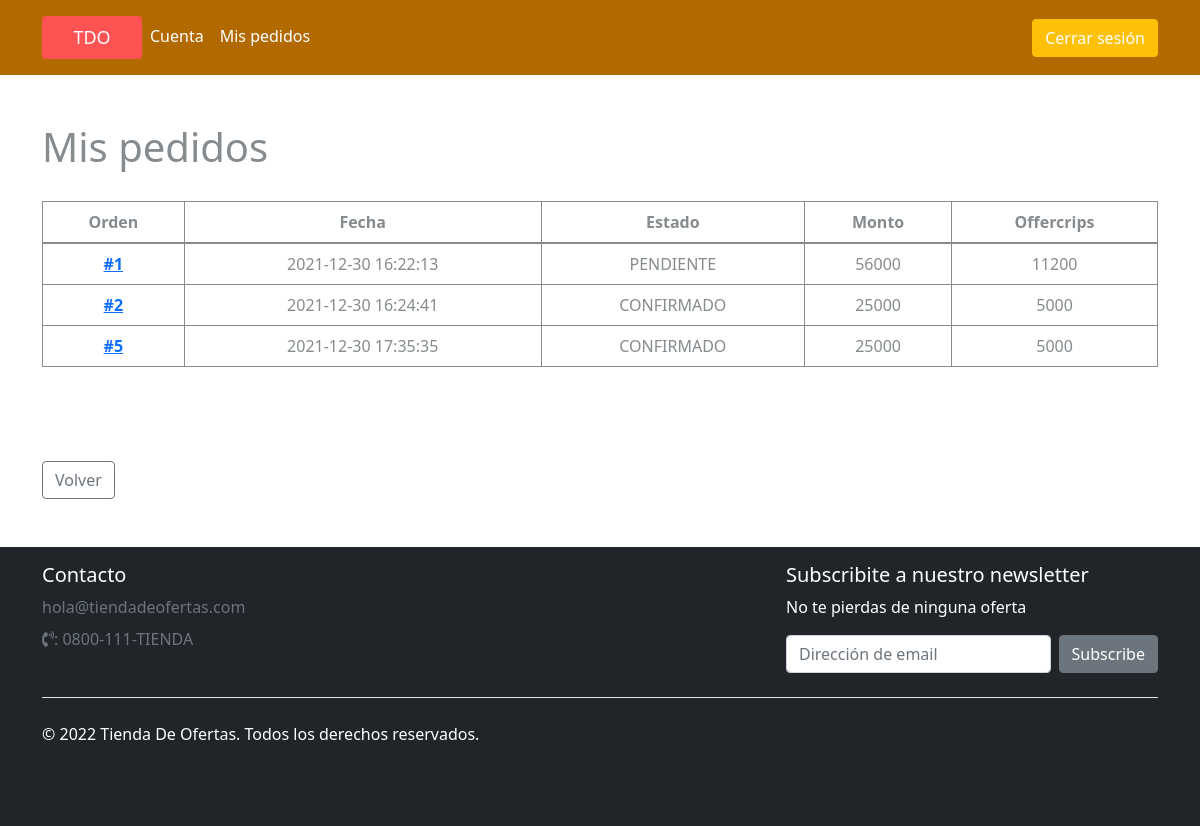
The page /codigo/SITIO/pedidos.php (signed in) on the database its author committed.
### tables this page shows
CREATE TABLE `pedido` (
  `id_pedido` int(11) NOT NULL,
  `id_usuario` int(11) NOT NULL,
  `fecha_pedido` datetime NOT NULL,
  `estado_pedido` int(11) NOT NULL,
  `monto_pedido` float NOT NULL,
  `offercrips_pedido` float NOT NULL,
  `formapago_pedido` int(11) NOT NULL,
  `formaenvio_pedido` int(11) NOT NULL
);

CREATE TABLE `estado_pedido` (
  `id_estado` int(11) NOT NULL,
  `nombre_estado` varchar(300) NOT NULL,
  `descripcion_estado` varchar(300) NOT NULL
);

### codigo/SITIO/backend/funcionesBD.php (called while the page is built, shortened)
<?php
function conectarBD(){
	$conexion = new mysqli('localhost','root','','tienda_de_ofertas');
	$resultado = null;
	$error = null;
	if ( $conexion->connect_error)
		$error = "Problemas al conectar con la base de datos: ".$conexion->connect_error;
	else
		$resultado = $conexion;
	return array('resultado'=> $resultado,'error'=>$error);
}
function obtenerPedidos($conexion,$idusuario){
	$sentencia = $conexion->prepare('SELECT * FROM pedido WHERE id_usuario = ?');
	$error = null;
	$resultado = null;
	if ( $sentencia ){
		if ( $sentencia->bind_param('i',$idusuario)){
			if ( $sentencia->execute()){
				$items = $sentencia->get_result();
				$resultado = $items->fetch_all(MYSQLI_ASSOC);
			}else{
				$error = 'P - Problemas al obtener los pedidos. '.$sentencia->error;
			}
		}else{
			$error = 'P - Problemas al obtener los pedidos. '.$sentencia->error;
		}
	}else{
		$error = 'P - Problemas al obtener los pedidos. '.$conexion->error;
	}
	return array('resultado' => $resultado, 'error' => $error);
}
function obtenerEstadoPedido($conexion,$idestado){
	$sentencia = $conexion->prepare('SELECT * FROM estado_pedido WHERE id_estado = ?');
	$error = null;
	$resultado = null;
	if( $sentencia ){
		if ( $sentencia->bind_param('i',$idestado)){
			if( $sentencia->execute()){
				$items = $sentencia->get_result();
				$resultado = $items->fetch_assoc();
			}else{
				$error = "P - Problemas al obtener el estado del pedido. ".$sentencia->error;
			}
		}else{
			$error = "P - Problemas al obtener el estado del pedido. ".$sentencia->error;
		}
	}else{
		$error = "P - Problemas al obtener el estado del pedido. ".$conexion->error;
	}
	return array('resultado' => $resultado, 'error' => $error);
}
?>

### codigo/SITIO/pedidos.php (the view, shortened to what this page needs)
<?php
include('backend/funcionesBD.php');
$conexion = conectarBD();
?>
<!DOCTYPE html>
<html class="h-100">
<head>
	<?php include('modulos/librerias.php'); ?>
</head>
<body class="d-flex flex-column h-100">
	<?php include('encabezado.php');?>
	<div class="container contenedor">
		<h1>Mis pedidos</h1>
		<div class="itemsCarro">
		  	<?php
				if ( $conexion['resultado'] != null){
					$resultado = obtenerPedidos($conexion['resultado'],$_SESSION['usuario_actual']['id_usuario']);
					$totalPedidos = count($resultado['resultado']);
					if ( $totalPedidos > 0){
						echo "<table class=\"table table-bordered tablaItems\">
							  <thead>
							    <tr>
							      <th scope=\"col\">Orden</th>
							      <th scope=\"col\">Fecha</th>
							      <th scope=\"col\">Estado</th>
							      <th scope=\"col\">Monto</th>
							      <th scope=\"col\">Offercrips</th>
							    </tr>
							  </thead>
							  <tbody>";
						foreach( $resultado['resultado']  as $pedido){
							$estadoPedido = obtenerEstadoPedido($conexion['resultado'],$pedido['estado_pedido']);
							echo "<tr><th scope=\"row\"><a href=\"detalle_pedido.php?orden_pedido=".$pedido['id_pedido']."\">#".$pedido['id_pedido']."</a></th>
		  	 			  			<td>".$pedido['fecha_pedido']."</td>
		  	 			  			<td>".$estadoPedido['resultado']['nombre_estado']."</td>
		  	 			  			<td>".$pedido['monto_pedido']."</td>
		  	 			  			<td>".$pedido['offercrips_pedido']."</td></tr>";
						}
						echo "</tbody></table>";
					}else{
						echo "<h2>Aún no tienes pedidos realizados.</h2>";
					}
				}else{
					echo "<h2>No se pudieron encontrar los pedidos.</h2>";
				}
		  	?>
		</div>
		<div class="contenedorBotones">
			<a class="btn btn-outline-secondary" href="index.php">Volver</a>
		</div>
	</div>
	<?php include('pie.php'); ?>
</body>
</html>

### codigo/SITIO/modulos/librerias.php (shortened to what this page needs)
<link href="https://cdn.jsdelivr.net/npm/bootstrap@5.1.3/dist/css/bootstrap.min.css" rel="stylesheet">
<link rel="stylesheet" href="https://use.fontawesome.com/releases/v5.8.1/css/all.css">
<link rel="stylesheet" href="css/estilos_generales.css">

### codigo/SITIO/encabezado.php (shortened to what this page needs)
<header class="p-3 text-white fondo">
	    <div class="container">
	      <div class="d-flex flex-wrap align-items-center justify-content-center justify-content-lg-start">
	        <ul class="nav col-12 col-lg-auto me-lg-auto mb-2 justify-content-center mb-md-0">
	          <li><a href="index.php" class="nav-link px-2 btn btn-dark home">TDO</a></li>
	          <?php
	          	if ( isset($_SESSION['usuario_actual'])){
	          		echo "<li><a href=\"cuenta.php\" class=\"nav-link px-2 text-white\">Cuenta</a></li>
	          			<li><a href=\"pedidos.php\" class=\"nav-link px-2 text-white\">Mis pedidos</a></li>";
	          	}
	          	?>
	        </ul>
	        <div class="text-end d-flex flex-wrap align-items-center justify-content-center justify-content-lg-start">
	          <?php
	          	if ( !isset($_SESSION['usuario_actual'])){
	          		echo "<a  href=\"iniciar_sesion.php\" class=\"btn btn-warning\">Iniciar sesion</a>";
	          	}else{
	          		echo "<form method=\"POST\" action=\"backend/cerrar_sesion.php\"><button type=\"submit\" id=\"btnCerrarSesion\" class=\"btn btn-warning\">Cerrar sesión </button></form>";
	          	}
	          ?>
	        </div>
	      </div>
	    </div>
    </header>

### codigo/SITIO/pie.php (shortened to what this page needs)
<div class="pie">
  <footer class="footer mt-auto py-3 bg-dark pie">
    <div class="container">
      <div class="row">
        <div class="primeraFila">
            <div class="col-2">
              <h5>Contacto</h5>
              <ul class="nav flex-column">
                <li class="nav-item mb-2"><a href="mailto:" class="nav-link p-0 text-muted">hola@tiendadeofertas.com</a></li>
                <li class="nav-item mb-2"><a href="mailto:" class="nav-link p-0 text-muted"><i class="fas fa-phone-volume"></i>: 0800-111-TIENDA</a></li>
              </ul>
            </div>
            <div class="col-4 offset-1">
              <form>
                <h5>Subscribite a nuestro newsletter</h5>
                <p>No te pierdas de ninguna oferta</p>
                <div class="d-flex w-100 gap-2">
                  <input id="newsletter1" type="text" class="form-control" placeholder="Dirección de email">
                  <button class="btn btn-secondary" type="button">Subscribe</button>
                </div>
              </form>
            </div>
          </div>
        </div>
        <div class="d-flex justify-content-between py-4 my-4 border-top">
          <p>&copy; <?php echo date('Y')?> Tienda De Ofertas. Todos los derechos reservados.</p>
        </div>
      </div>
  </footer>
</div>

### codigo/SITIO/css/estilos_generales.css (style rules this page uses)
body { color: #858b8e; }
.fondo { background: #b26a00; }
.text-end button { color: white; }
.contenedor { display: flex; flex-flow: row wrap; justify-content: space-between; margin-top: 4%; }
.home { font-weight: 2%; color: white; font-size: 18px; background-color: #ff5252; width: 100px; border: none; }
.itemsCarro { margin-top: 2%; margin-bottom: 2%; width: 100%; }
.tablaItems { border: 1px solid #858b8e; color: #858b8e; vertical-align: baseline; }
.tablaItems th, .tablaItems td { text-align: center; }
.contenedorBotones { width: 100%; display: flex; flex-flow: row wrap; justify-content: space-between; margin-top: 5%; }
.pie { margin-top: 4% ; color: white; }
.primeraFila { display: flex; flex-flow: row wrap; justify-content: space-between; }

### rows shown on the page
pedido: id_pedido "1", fecha_pedido "2021-12-30 16:22:13", estado_pedido.nombre_estado "PENDIENTE", monto_pedido "56000", offercrips_pedido "11200"
pedido: id_pedido "2", fecha_pedido "2021-12-30 16:24:41", estado_pedido.nombre_estado "CONFIRMADO", monto_pedido "25000", offercrips_pedido "5000"
pedido: id_pedido "5", fecha_pedido "2021-12-30 17:35:35", estado_pedido.nombre_estado "CONFIRMADO", monto_pedido "25000", offercrips_pedido "5000"
